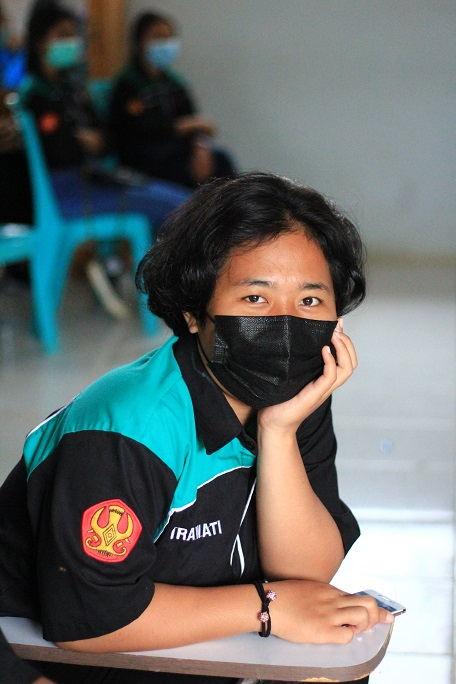
#> input picture vira1.JPG, 456 x 684 px
$ python rgbtogs.py
#> lines starting #> are read from the running program, lines starting #| are printed output that depends on the picture
import cv2
import numpy as np

img = cv2.imread("vira1.JPG")
#> img is the input picture: shape (684, 456, 3); mean B, G, R 107.3, 109.2, 103.1
gray = cv2.cvtColor(img, cv2.COLOR_BGR2GRAY)
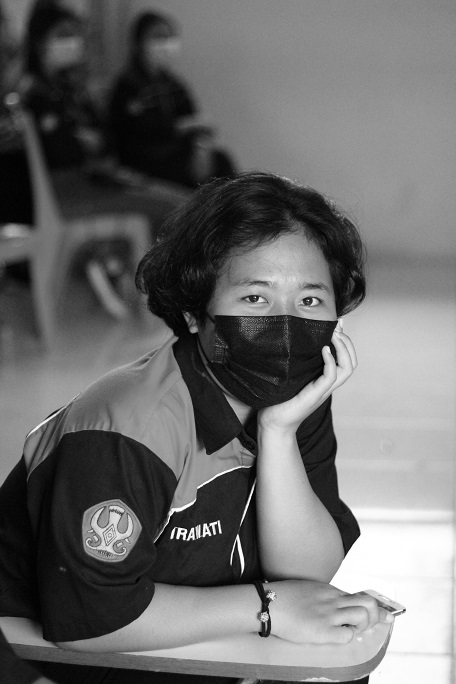
#> gray: shape (684, 456); min 0, max 255, mean 107.1

cv2.imshow("Gambar Vira Original", img)
cv2.imshow("Gambar Vira Grayscale", gray)

cv2.waitKey(0)
cv2.destroyWindow()

$ run again, with virawat.jpg copied over vira1.JPG
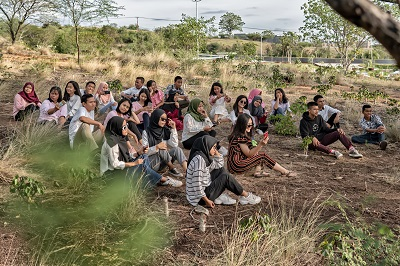
#> input picture virawat.jpg, 400 x 266 px
#> img is the input picture: shape (266, 400, 3); mean B, G, R 94.6, 117.6, 127.2
#> `gray = cv2.cvtColor(img, cv2.COLOR_BGR2GRAY)`:
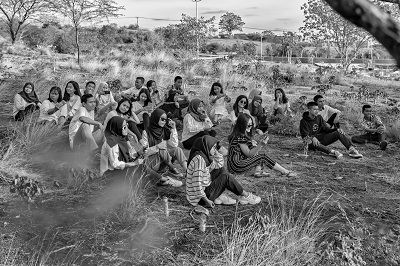
#> gray: shape (266, 400); min 0, max 255, mean 117.9
